Frame 1 (no input): blank canvas, image omitted
Frame 60 (the mouse pressed at the canvas centre just before this capture): blank canvas, image omitted
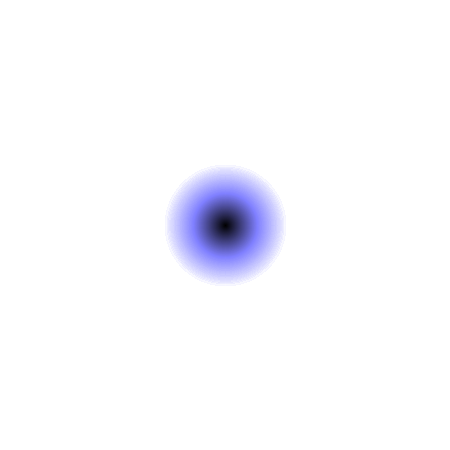
Frame 120 (the mouse held since frame 60 and released just before this capture)

The Processing sketch whose frames 1 and 60 were blank and that drew this single picture after the mouse press (run headless with seeded random() and noise(); from frame 60 on, the mouse is pressed at the canvas centre):

// Processing sketch: processing_29717
// ── processing_29717.pde

//cloud Maker
//Owaun Scantlebury
int rectsize = 1;
int wd=255;
int ht=255;
float res=4;
PImage a;
PImage tex;
PImage lookup;
PImage redcloud;
PImage greencloud;
PImage bluecloud;
PImage redbluecloud;
PImage darkgreycloud;
PImage greycloud;
PImage redgreencloud; //yellow
float [] alookup = new float [wd*ht];
PImage b;
float [] _x = new float [wd*ht];
float [] _y = new float [wd*ht];
PImage orig;
int [] x= new int [2];
String cloudcolour = "blue";
void keyPressed(){
  if(key =='r' || key =='R')cloudcolour = "red";
  if(key=='g' || key== 'G')cloudcolour="green";
  if(key=='b' || key =='B')cloudcolour = "blue";
  if(key=='e') cloudcolour = "grey";
  if(key=='G')cloudcolour = "darkgrey";
  if(key=='y')cloudcolour = "redgreen"; //yellow
  if(key=='m')cloudcolour= "mauve"; //purple

}
void setup(){

  size(450,450);
  a=createImage(wd,ht,ARGB);
  redcloud = createImage(wd,ht,ARGB);
  greencloud= createImage(wd,ht,ARGB);
  bluecloud= createImage(wd,ht,ARGB);
  redbluecloud = createImage(wd,ht,ARGB);
  greycloud = createImage(wd,ht,ARGB);
  redgreencloud = createImage(wd,ht,ARGB);//yellow
  darkgreycloud =createImage(wd,ht,ARGB);
  now=0;
  background(-1);
  noStroke();
  lookup= createImage(wd,ht,ARGB);
  for (x[now]=0;x[now]<wd;x[now]+=rectsize){
    now=1;
    for (x[now]=0;x[now]<wd;x[now]+=rectsize){
      float z = dist(x[now],x[now-1],wd/2,ht/2)*res;
      //fill(1,255-z);
      int pos = x[now-1]+wd*x[now];
      if(z<wd){
      // a.set(x[now-1],x[now],z);
      lookup.pixels[pos]=color(z,z,z*2,255-z);
      bluecloud.pixels[pos]=color(z,z,z*2,255-z);
      redcloud.pixels[pos]=color(z*2,z,z,255-z);
      greencloud.pixels[pos]=color(z,z*2,z,255-z);
      redbluecloud.pixels[pos]=color(z*2,z,z*2,255-z);
      greycloud.pixels[pos]=color(z,z,z,255-z);
      //  darkgreycloud.pixels[pos]=color(z,z,z/2,255-z); //yellow fume
      //darkgreycloud.pixels[pos]=color(z,z/2,z,255-z); // dark purple
      darkgreycloud.pixels[pos]=color(z/2,z,z,255-z); //dark blue
      redgreencloud.pixels[pos]=color(z*2,z*2,z,255-z);
      }
      alookup[pos]=z;
   
      //rect(x[now],x[now-1],rectsize,rectsize);

    }
    now=0;
  } 

  for (x[now]=0;x[now]<wd;x[now]+=rectsize){
    now=1;
    for (x[now]=0;x[now]<wd;x[now]+=rectsize){
      float z = dist(x[now],x[now-1],wd/2,ht/2);
      fill(1,255-z);
      rect(x[now],x[now-1],rectsize,rectsize);

    }
    now=0;
  } 

  background(-1);
  b=get();
  imageMode(3);
}

int now;
void draw(){
  //this.frame.setTitle(cloudcolour+" colour clouds");
  if(mousePressed) {
    if(cloudcolour =="blue" )image(bluecloud, mouseX,mouseY); 
    if(cloudcolour =="red"  )image(redcloud,  mouseX,mouseY);
    if(cloudcolour =="green")image(greencloud,mouseX,mouseY);
    if(cloudcolour=="mauve")image(redbluecloud,mouseX,mouseY);
    if(cloudcolour=="redgreen")image(redgreencloud,mouseX,mouseY);
    if(cloudcolour=="grey")image(greycloud,mouseX,mouseY);
    if(cloudcolour=="darkgrey")image(darkgreycloud,mouseX,mouseY);



  } 
}
void draw1(){
  // background(-1);
  //image(b,0,0);
  for (x[now]=0;x[now]<wd;x[now]+=rectsize){
    now=1;
    for (x[now]=0;x[now]<wd;x[now]+=rectsize){
      float z = dist(x[now],x[now-1],mouseX,mouseY)*res;
      //  int pos =mouseX+wd*mouseY;
      //float z= lookup.pixels[pos];
      // float z=alookup[pos];
      //  color paw  =color(z,z,z*2,255-z); //255-z

      color paw  =color(z,z,z*2,255-z); //255-z
      //set(x[now],x[now-1],paw);

      if(z>120)
      {
        fill(paw);
        //point(x[now],x[now-1]);
        rect(x[now],x[now-1],rectsize,rectsize);
      }

    }
    now=0;
  } 
  fill(-1,230);
  //ellipse(mouseX,mouseY,30,30);
  //blend(g,0,0,wd,ht,0,0,wd,ht,OVERLAY);
  //b.copy(g,0,0,wd,ht,0,0,wd,ht);
  // b=get();
}
                                
